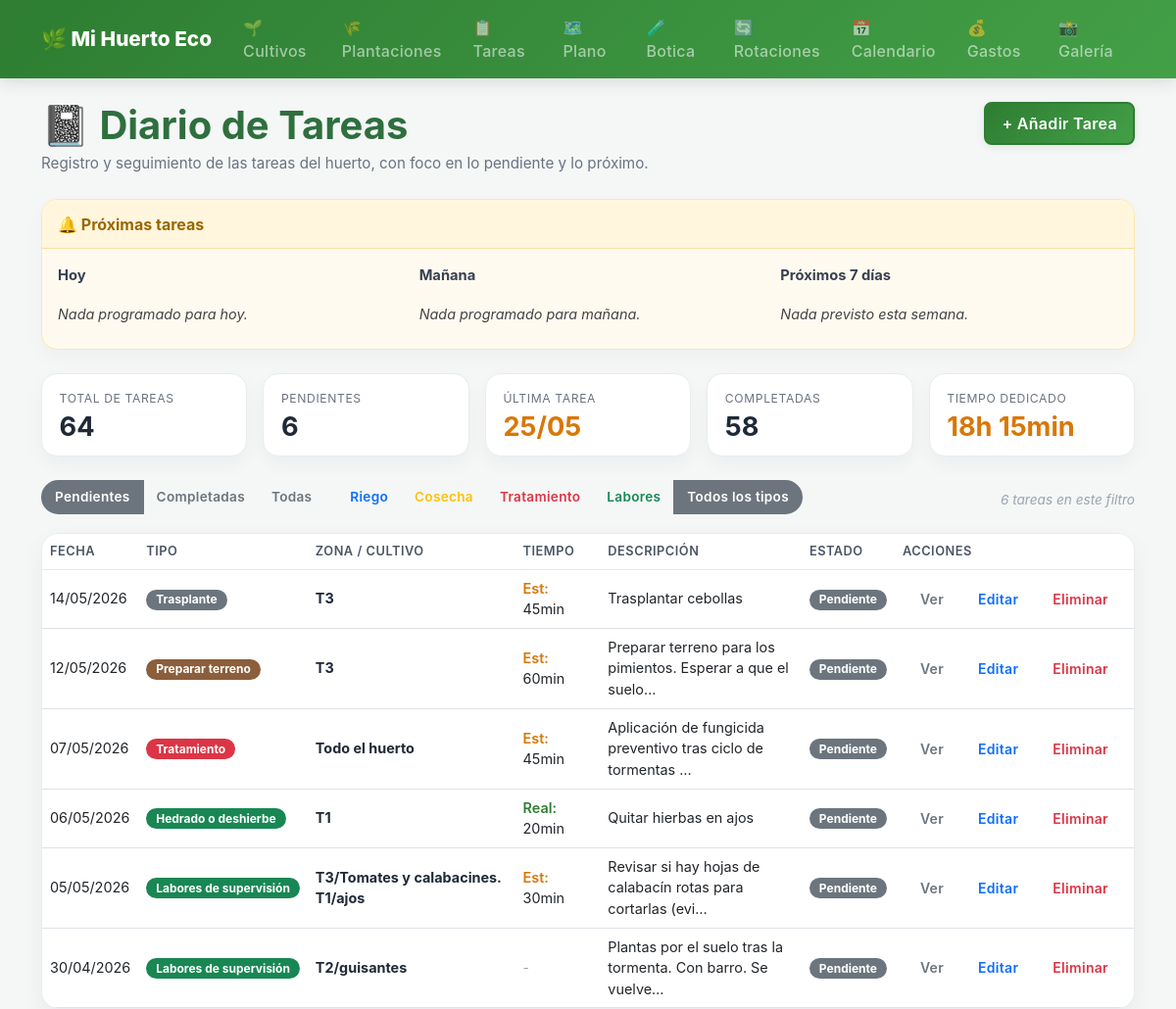
Page /tareas/ on the earlier database version.
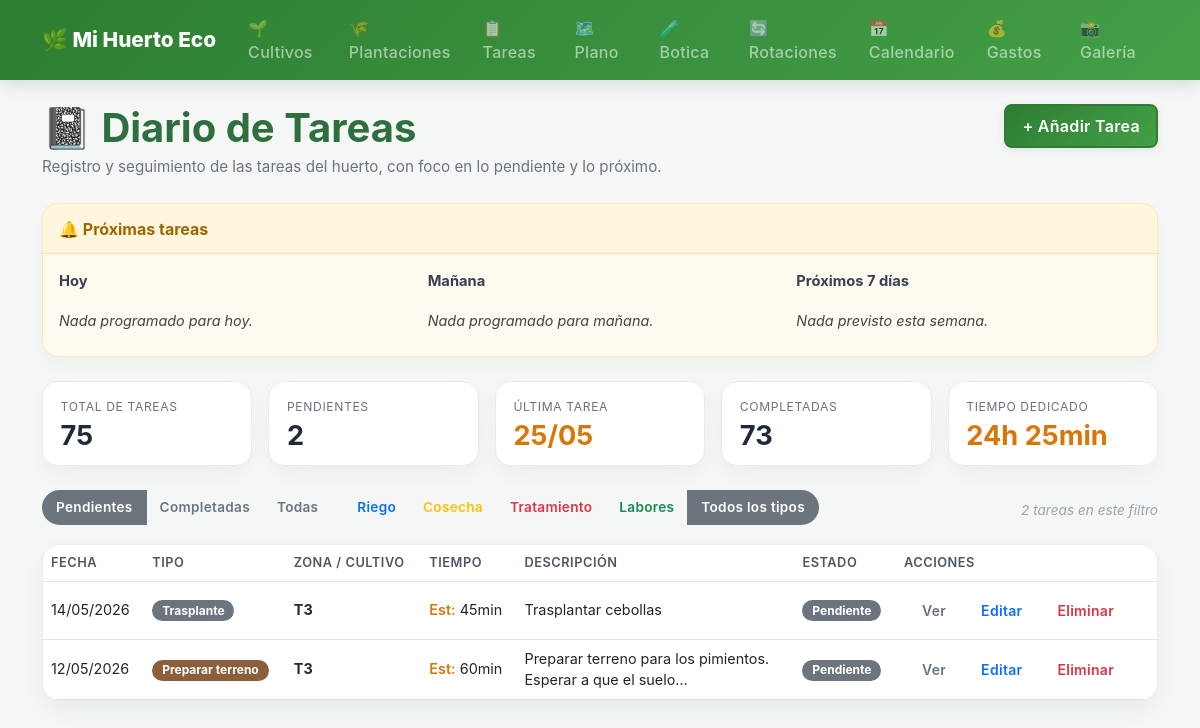
Same page on the later database version.
### gestion_huerto/models.py (models this page shows, shortened)
class Tarea(models.Model):
    TIPO_CHOICES = [
        ('abono', 'Abono'),
        ('aporcar', 'Aporcado o escarda'),
        ('compostaje', 'Compostaje'),
        ('cosecha', 'Cosecha'),
        ('control_plagas', 'Control de plagas'),
        ('entutorado', 'Entutorado'),
        ('foto', 'Foto'),
        ('gallinero', 'Gallinero'),
        ('hedrar', 'Hedrado o deshierbe'),
        ('labores', 'Labores de supervisión'),
        ('otros', 'Otros'),
        ('preparar', 'Preparar terreno'),
        ('repicado', 'Repicado'),
        ('riego', 'Riego'),
        ('siembra', 'Siembra'),
        ('trasplante', 'Trasplante'),
        ('tratamiento', 'Tratamiento'),
    ]
    ESTADO_CHOICES = [
        ('pendiente', 'Pendiente'),
        ('en_progreso', 'En progreso'),
        ('completada', 'Completada'),
        ('cancelada', 'Cancelada'),
    ]
    plantacion = models.ForeignKey(Plantacion, on_delete=models.CASCADE, related_name='tareas', null=True, blank=True)
    tipo = models.CharField(max_length=20, choices=TIPO_CHOICES)
    descripcion = models.TextField(default='')
    fecha = models.DateField()
    fecha_proxima = models.DateField(null=True, blank=True)
    estado_suelo = models.CharField(max_length=100, blank=True)
    zona = models.CharField(max_length=100, blank=True)
    completada = models.BooleanField(default=False)
    plantaciones = models.ManyToManyField(Plantacion, blank=True, related_name='tareas_m2m')
    todo_el_huerto = models.BooleanField(default=False)
    tiempo_estimado_min = models.PositiveIntegerField(null=True, blank=True)
    tiempo_real_min = models.PositiveIntegerField(null=True, blank=True)
    class Meta:
        verbose_name = "Tarea"
        verbose_name_plural = "Tareas"
        ordering = ['-fecha']

### gestion_huerto/views.py (the view)
# urls.py: path('tareas/', views.lista_tareas, name='lista_tareas'),
def lista_tareas(request):
    hoy = timezone.localdate()
    manana = hoy + timedelta(days=1)
    proxima_semana = hoy + timedelta(days=7)
    estado_param = request.GET.get('estado', 'pendientes')
    tipo_param = request.GET.get('tipo', 'todos')
    tareas = (
        Tarea.objects
        .select_related('plantacion', 'plantacion__cultivo', 'plantacion__parcela')
        .prefetch_related('plantaciones', 'plantaciones__cultivo', 'plantaciones__parcela')
        .all()
    )
    if estado_param == 'pendientes':
        tareas = tareas.filter(completada=False)
    elif estado_param == 'completadas':
        tareas = tareas.filter(completada=True)
    elif estado_param == 'todas':
        pass
    tipos_validos = [
        'preparar',
        'siembra',
        'repicado',
        'trasplante',
        'riego',
        'abono',
        'tratamiento',
        'hedrar',
        'cosecha',
        'labores',
        'foto',
        'otros',
    ]
    if tipo_param in tipos_validos:
        tareas = tareas.filter(tipo=tipo_param)
    tareas = tareas.order_by('-fecha')
    base_proximas = (
        Tarea.objects
        .select_related('plantacion', 'plantacion__cultivo', 'plantacion__parcela')
        .filter(
            Q(
                completada=False,
                fecha__gte=hoy,
                fecha__lte=proxima_semana
            ) |
            Q(
                fecha_proxima__isnull=False,
                fecha_proxima__gte=hoy,
                fecha_proxima__lte=proxima_semana
            )
        )
        .distinct()
        .order_by('fecha', 'fecha_proxima')
    )
    tareas_hoy = base_proximas.filter(
        Q(fecha=hoy) | Q(fecha_proxima=hoy)
    )
    tareas_manana = base_proximas.filter(
        Q(fecha=manana) | Q(fecha_proxima=manana)
    )
    pasado_manana = hoy + timedelta(days=2)
    tareas_semana = base_proximas.filter(
        Q(
            fecha__gte=pasado_manana,
            fecha__lte=proxima_semana
        ) |
        Q(
            fecha_proxima__gte=pasado_manana,
            fecha_proxima__lte=proxima_semana
        )
    )
    todas = Tarea.objects.all()
    total_tareas = todas.count()
    pendientes = todas.filter(completada=False).count()
    completadas = todas.filter(completada=True).count()
    ultima_tarea = todas.order_by('-fecha').first()
    ultima_tarea_fecha = ultima_tarea.fecha if ultima_tarea else None
    total_tiempo_real_min = sum(
        tarea.tiempo_real_min or 0
        for tarea in todas
    )
    horas_totales = total_tiempo_real_min // 60
    minutos_restantes = total_tiempo_real_min % 60
    if horas_totales > 0 and minutos_restantes > 0:
        total_tiempo_real_texto = f"{horas_totales}h {minutos_restantes}min"
    elif horas_totales > 0:
        total_tiempo_real_texto = f"{horas_totales}h"
    else:
        total_tiempo_real_texto = f"{minutos_restantes}min"
    context = {
        'tareas': tareas,
        'tareas_hoy': tareas_hoy,
        'tareas_manana': tareas_manana,
        'tareas_semana': tareas_semana,
        'total_tareas': total_tareas,
        'pendientes': pendientes,
        'completadas': completadas,
        'ultima_tarea_fecha': ultima_tarea_fecha,
        'estado_actual': estado_param,
        'tipo_actual': tipo_param,
        'hoy': hoy,
        'manana': manana,
        'proxima_semana': proxima_semana,
        'total_tiempo_real_min': total_tiempo_real_min,
        'total_tiempo_real_texto': total_tiempo_real_texto,
    }
    return render(request, 'tareas/lista.html', context)

### gestion_huerto/templates/tareas/lista.html (shortened to what the changed rows need)
{% extends 'base.html' %}
{% block content %}
<div class="page-header d-flex justify-content-between align-items-start flex-wrap gap-3">
    <div>
        <h1 class="page-title">📓 Diario de Tareas</h1>
    </div>
</div>
<div class="stats-grid">
    <div class="stat-card">
        <div class="stat-label">Total de tareas</div>
        <div class="stat-value">{{ total_tareas }}</div>
    </div>
    <div class="stat-card">
        <div class="stat-label">Pendientes</div>
        <div class="stat-value">{{ pendientes }}</div>
    </div>
    <div class="stat-card">
        <div class="stat-label">Completadas</div>
        <div class="stat-value">{{ completadas }}</div>
    </div>
    <div class="stat-card">
        <div class="stat-label">Tiempo dedicado</div>
        <div class="stat-value stat-accent">
            {{ total_tiempo_real_texto }}
        </div>
    </div>
</div>
<div class="toolbar">
    <div class="filters-group">
        <div class="btn-group" role="group" aria-label="Filtro estado">
        </div>
        <div class="btn-group" role="group" aria-label="Filtro tipo">
        </div>
    </div>
    <div class="muted-small">
        {{ tareas|length }} tarea{{ tareas|length|pluralize:"s" }} en este filtro
    </div>
</div>
<div class="tabla-tareas">
    <div class="table-responsive">
        <table class="table table-hover align-middle mb-0">
            <thead>
                <tr>
                    <th>Fecha</th>
                    <th>Tipo</th>
                    <th>Zona / Cultivo</th>
                    <th>Tiempo</th>
                    <th>Descripción</th>
                    <th>Estado</th>
                    <th>Acciones</th>
                </tr>
            </thead>
            <tbody>
                {% for tarea in tareas %}
                <tr class="{% if tarea.completada %}text-muted{% endif %}">
                    <td>
                        {% if tarea.completada %}
                            <span class="texto-tachado">{{ tarea.fecha|date:"d/m/Y" }}</span>
                        {% else %}
                            {{ tarea.fecha|date:"d/m/Y" }}
                        {% endif %}
                    </td>
                    <td>
                        <span class="badge badge-tipo
                            {% if tarea.tipo == 'riego' %}bg-primary
                            {% elif tarea.tipo == 'cosecha' %}bg-warning text-dark
                            {% elif tarea.tipo == 'tratamiento' %}bg-danger
                            {% elif tarea.tipo == 'labores' %}bg-success
                            {% elif tarea.tipo == 'hedrar' %}bg-success
                            {% elif tarea.tipo == 'abono' %}bg-info text-dark
                            {% elif tarea.tipo == 'siembra' %}bg-dark
                            {% elif tarea.tipo == 'trasplante' %}bg-secondary
                            {% elif tarea.tipo == 'preparar' %}bg-brown
                            {% elif tarea.tipo == 'foto' %}bg-info
                            {% else %}bg-secondary{% endif %}">
                            {{ tarea.get_tipo_display }}
                        </span>
                    </td>
                    <td class="zona-cell">
                        {% if tarea.todo_el_huerto %}
                            <strong>Todo el huerto</strong>
                        {% elif tarea.zona %}
                            <strong>{{ tarea.zona }}</strong>
                        {% elif tarea.plantacion %}
                            <strong>{{ tarea.plantacion.parcela.nombre }}</strong>
                            <br>
                            <small>{{ tarea.plantacion.nombre_completo }}</small>
                        {% else %}
                            <span class="muted-small">Sin zona</span>
                        {% endif %}
                    </td>
                    <td class="tiempo-cell">
                        {% if tarea.tiempo_estimado_min %}
                            <div><span class="tiempo-estimado">Est:</span> {{ tarea.tiempo_estimado_min }}min</div>
                        {% endif %}
                        {% if tarea.tiempo_real_min %}
                            <div><span class="tiempo-real">Real:</span> {{ tarea.tiempo_real_min }}min</div>
                        {% endif %}
                        {% if not tarea.tiempo_estimado_min and not tarea.tiempo_real_min %}
                            <span class="muted-small">-</span>
                        {% endif %}
                    </td>
                    <td class="obs-cell">
                        {% if tarea.descripcion %}
                            <span class="{% if tarea.completada %}texto-tachado{% endif %}">
                                {{ tarea.descripcion|truncatechars:60 }}
                            </span>
                        {% else %}
                            <span class="muted-small">-</span>
                        {% endif %}
                    </td>
                    <td>
                        {% if tarea.completada %}
                            <span class="badge badge-estado bg-success">Completada</span>
                        {% else %}
                            <span class="badge badge-estado bg-secondary">Pendiente</span>
                        {% endif %}
                    </td>
                    <td>
                        <div class="btn-group btn-group-sm" role="group">
                            <a href="{% url 'detalle_tarea' tarea.id %}" class="btn btn-outline-secondary" title="Ver">
                                Ver
                            </a>
                            <a href="{% url 'editar_tarea' tarea.id %}" class="btn btn-outline-primary" title="Editar">
                                Editar
                            </a>
                            <a href="{% url 'eliminar_tarea' tarea.id %}" class="btn btn-outline-danger" title="Eliminar">
                                Eliminar
                            </a>
                        </div>
                    </td>
                </tr>
                {% empty %}
                <tr>
                    <td colspan="7" class="text-center text-muted py-4">
                        No hay tareas que coincidan con este filtro.
                    </td>
                </tr>
                {% endfor %}
            </tbody>
        </table>
    </div>
</div>
{% endblock %}

Differences in the rows shown:
removed Tarea: fecha "07/05/2026", tipo "Tratamiento", todo_el_huerto "Todo el huerto", tiempo_estimado_min "45", descripcion "Aplicación de fungicida preventivo tras ciclo de tormentas …", completada "Pendiente"
no longer on this page (row edited): Tarea: fecha "06/05/2026", tipo "Hedrado o deshierbe", zona "T1", tiempo_real_min "20", descripcion "Quitar hierbas en ajos", completada "Pendiente"
no longer on this page (row edited): Tarea: fecha "05/05/2026", tipo "Labores de supervisión", zona "T3/Tomates y calabacines. T1/ajos", tiempo_estimado_min "30", descripcion "Revisar si hay hojas de calabacín rotas para cortarlas (evi…", completada "Pendiente"
no longer on this page (row edited): Tarea: fecha "30/04/2026", tipo "Labores de supervisión", zona "T2/guisantes", descripcion "Plantas por el suelo tras la tormenta. Con barro. Se vuelve…", completada "Pendiente"
Other differences:
{{ total_tareas }}: "64" → "75"
{{ pendientes }}: "6" → "2"
{{ completadas }}: "58" → "73"
{{ total_tiempo_real_texto }}: "18h 15min" → "24h 25min"
{{ tareas|length }}: "6" → "2"
